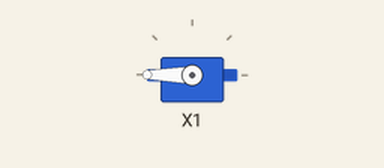
This program was run on a simulated pyboard running MicroPython. Shown: servo.

Above: at 0.05 s.
At 0.9 s:
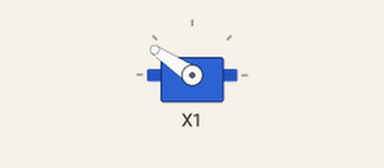
At 1.75 s:
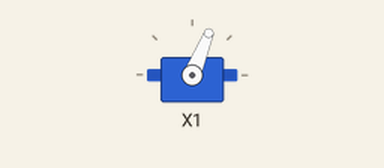
At 3.5 s:
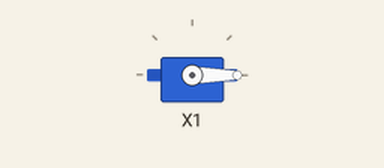
Timing chart, 0 to 8.1 s (numbered marks = the images above):
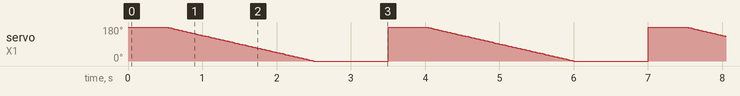

The program:

ServoSetAngle.py
```python
import pyb

servo = pyb.Servo(1) # id can be 1-4 (corresponds to pins X1 - X4)

while True:

  #set servo's position immediately
  servo.angle(90) # in degrees
  # many common servos have a range between -90 and 90 degrees

  pyb.delay(500) # wait half a second

  # change servo position to specified angle
  # and take a specified time to reach that angle
  servo.angle(-90, 2000) # 2000 millis = 2 seconds

  pyb.delay(3000) # delaying by 3 seconds since it'll take two seconds for the motor to reach its final state

  # the above statement makes the motor spin to -90 and then move on.
  # if your motors range does not hold -90, it could stall at this point
  # run servo.angle() to get your motor's position
```

Measured:
- by itself, servo on X1: ramps from 180° to 0° and jumps back, once every 3.5 s
